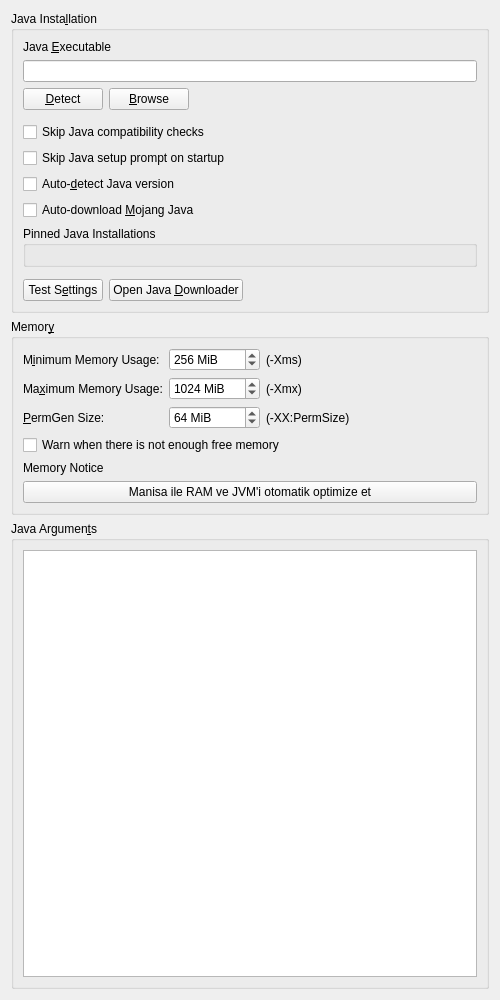
<?xml version="1.0" encoding="UTF-8"?>
<ui version="4.0">
 <class>JavaSettingsWidget</class>
 <widget class="QWidget" name="JavaSettingsWidget">
  <property name="geometry">
   <rect>
    <x>0</x>
    <y>0</y>
    <width>500</width>
    <height>1000</height>
   </rect>
  </property>
  <property name="windowTitle">
   <string>Form</string>
  </property>
  <layout class="QVBoxLayout" name="verticalLayout" stretch="0,0,1">
   <item>
    <widget class="QGroupBox" name="javaInstallationGroupBox">
     <property name="enabled">
      <bool>true</bool>
     </property>
     <property name="title">
      <string>Java Insta&amp;llation</string>
     </property>
     <property name="checkable">
      <bool>false</bool>
     </property>
     <property name="checked">
      <bool>false</bool>
     </property>
     <layout class="QGridLayout" name="gridLayout_2">
      <item row="7" column="0">
       <widget class="QCheckBox" name="autodetectJavaCheckBox">
        <property name="text">
         <string>Auto-&amp;detect Java version</string>
        </property>
       </widget>
      </item>
      <item row="2" column="0">
       <layout class="QHBoxLayout" name="horizontalLayout">
        <item>
         <widget class="QPushButton" name="javaDetectBtn">
          <property name="text">
           <string>&amp;Detect</string>
          </property>
         </widget>
        </item>
        <item>
         <widget class="QPushButton" name="javaBrowseBtn">
          <property name="text">
           <string>&amp;Browse</string>
          </property>
         </widget>
        </item>
        <item>
         <spacer name="horizontalSpacer">
          <property name="orientation">
           <enum>Qt::Orientation::Horizontal</enum>
          </property>
          <property name="sizeHint" stdset="0">
           <size>
            <width>40</width>
            <height>20</height>
           </size>
          </property>
         </spacer>
        </item>
       </layout>
      </item>
      <item row="11" column="0">
       <layout class="QHBoxLayout" name="horizontalLayout_4">
        <item>
         <widget class="QPushButton" name="javaTestBtn">
          <property name="text">
           <string>Test S&amp;ettings</string>
          </property>
         </widget>
        </item>
        <item>
         <widget class="QPushButton" name="javaDownloadBtn">
          <property name="text">
           <string>Open Java &amp;Downloader</string>
          </property>
         </widget>
        </item>
        <item>
         <spacer name="horizontalSpacer_7">
          <property name="orientation">
           <enum>Qt::Orientation::Horizontal</enum>
          </property>
          <property name="sizeHint" stdset="0">
           <size>
            <width>0</width>
            <height>0</height>
           </size>
          </property>
         </spacer>
        </item>
       </layout>
      </item>
      <item row="10" column="0">
       <spacer name="verticalSpacer_4">
        <property name="orientation">
         <enum>Qt::Orientation::Vertical</enum>
        </property>
        <property name="sizeType">
         <enum>QSizePolicy::Policy::Fixed</enum>
        </property>
        <property name="sizeHint" stdset="0">
         <size>
          <width>0</width>
          <height>6</height>
         </size>
        </property>
       </spacer>
      </item>
      <item row="8" column="0">
       <widget class="QCheckBox" name="autodownloadJavaCheckBox">
        <property name="toolTip">
         <string>Automatically downloads and selects the Java build recommended by Mojang.</string>
        </property>
        <property name="text">
         <string>Auto-download &amp;Mojang Java</string>
        </property>
       </widget>
      </item>
      <item row="4" column="0">
       <widget class="QCheckBox" name="skipCompatibilityCheckBox">
        <property name="toolTip">
         <string>If enabled, the launcher will not check if an instance is compatible with the selected Java version.</string>
        </property>
        <property name="text">
         <string>Skip Java compatibility checks</string>
        </property>
       </widget>
      </item>
      <item row="1" column="0">
       <widget class="QLineEdit" name="javaPathTextBox"/>
      </item>
      <item row="0" column="0">
       <widget class="QLabel" name="label_4">
        <property name="text">
         <string>Java &amp;Executable</string>
        </property>
        <property name="buddy">
         <cstring>javaPathTextBox</cstring>
        </property>
       </widget>
      </item>
      <item row="5" column="0">
       <widget class="QCheckBox" name="skipWizardCheckBox">
        <property name="toolTip">
         <string>If enabled, the launcher won't prompt you to choose a Java version if one is not found on startup.</string>
        </property>
        <property name="text">
         <string>Skip Java setup prompt on startup</string>
        </property>
       </widget>
      </item>
      <item row="3" column="0">
       <spacer name="verticalSpacer_5">
        <property name="orientation">
         <enum>Qt::Orientation::Vertical</enum>
        </property>
        <property name="sizeType">
         <enum>QSizePolicy::Policy::Fixed</enum>
        </property>
        <property name="sizeHint" stdset="0">
         <size>
          <width>0</width>
          <height>6</height>
         </size>
        </property>
       </spacer>
      </item>
      <item row="9" column="0">
       <widget class="QGroupBox" name="pinnedJavaGroupBox">
        <property name="toolTip">
         <string>Pin specific Java installations to a major version. When the launcher picks Java for an instance automatically, a pinned installation matching the required version is used before anything else gets detected or downloaded.</string>
        </property>
        <property name="title">
         <string>Pinned Java Installations</string>
        </property>
        <layout class="QGridLayout" name="pinnedJavaGridLayout">
        </layout>
       </widget>
      </item>
     </layout>
    </widget>
   </item>
   <item>
    <widget class="QGroupBox" name="memoryGroupBox">
     <property name="enabled">
      <bool>true</bool>
     </property>
     <property name="title">
      <string>Memor&amp;y</string>
     </property>
     <property name="checkable">
      <bool>false</bool>
     </property>
     <property name="checked">
      <bool>false</bool>
     </property>
     <layout class="QVBoxLayout" name="verticalLayout_2">
      <item>
       <layout class="QFormLayout" name="formLayout">
        <property name="labelAlignment">
         <set>Qt::AlignmentFlag::AlignLeading|Qt::AlignmentFlag::AlignLeft|Qt::AlignmentFlag::AlignVCenter</set>
        </property>
        <item row="0" column="0">
         <widget class="QLabel" name="labelMinMem">
          <property name="text">
           <string>M&amp;inimum Memory Usage:</string>
          </property>
          <property name="buddy">
           <cstring>minMemSpinBox</cstring>
          </property>
         </widget>
        </item>
        <item row="0" column="1">
         <layout class="QHBoxLayout" name="horizontalLayout_3">
          <item>
           <widget class="QSpinBox" name="minMemSpinBox">
            <property name="sizePolicy">
             <sizepolicy hsizetype="Maximum" vsizetype="Fixed">
              <horstretch>0</horstretch>
              <verstretch>0</verstretch>
             </sizepolicy>
            </property>
            <property name="toolTip">
             <string>The amount of memory Minecraft is started with.</string>
            </property>
            <property name="suffix">
             <string notr="true"> MiB</string>
            </property>
            <property name="minimum">
             <number>8</number>
            </property>
            <property name="maximum">
             <number>1048576</number>
            </property>
            <property name="singleStep">
             <number>128</number>
            </property>
            <property name="value">
             <number>256</number>
            </property>
           </widget>
          </item>
          <item>
           <widget class="QLabel" name="label">
            <property name="text">
             <string>(-Xms)</string>
            </property>
           </widget>
          </item>
         </layout>
        </item>
        <item row="1" column="0">
         <widget class="QLabel" name="labelMaxMem">
          <property name="text">
           <string>Ma&amp;ximum Memory Usage:</string>
          </property>
          <property name="buddy">
           <cstring>maxMemSpinBox</cstring>
          </property>
         </widget>
        </item>
        <item row="1" column="1">
         <layout class="QHBoxLayout" name="horizontalLayout_5">
          <item>
           <widget class="QSpinBox" name="maxMemSpinBox">
            <property name="sizePolicy">
             <sizepolicy hsizetype="Maximum" vsizetype="Fixed">
              <horstretch>0</horstretch>
              <verstretch>0</verstretch>
             </sizepolicy>
            </property>
            <property name="toolTip">
             <string>The maximum amount of memory Minecraft is allowed to use.</string>
            </property>
            <property name="suffix">
             <string notr="true"> MiB</string>
            </property>
            <property name="minimum">
             <number>8</number>
            </property>
            <property name="maximum">
             <number>1048576</number>
            </property>
            <property name="singleStep">
             <number>128</number>
            </property>
            <property name="value">
             <number>1024</number>
            </property>
           </widget>
          </item>
          <item>
           <widget class="QLabel" name="label_2">
            <property name="text">
             <string>(-Xmx)</string>
            </property>
           </widget>
          </item>
         </layout>
        </item>
        <item row="2" column="0">
         <widget class="QLabel" name="label_11">
          <property name="text">
           <string>&amp;PermGen Size:</string>
          </property>
          <property name="buddy">
           <cstring>permGenSpinBox</cstring>
          </property>
         </widget>
        </item>
        <item row="2" column="1">
         <layout class="QHBoxLayout" name="horizontalLayout_6">
          <item>
           <widget class="QSpinBox" name="permGenSpinBox">
            <property name="sizePolicy">
             <sizepolicy hsizetype="Maximum" vsizetype="Fixed">
              <horstretch>0</horstretch>
              <verstretch>0</verstretch>
             </sizepolicy>
            </property>
            <property name="toolTip">
             <string>The amount of memory available to store loaded Java classes.</string>
            </property>
            <property name="suffix">
             <string notr="true"> MiB</string>
            </property>
            <property name="minimum">
             <number>4</number>
            </property>
            <property name="maximum">
             <number>1048576</number>
            </property>
            <property name="singleStep">
             <number>8</number>
            </property>
            <property name="value">
             <number>64</number>
            </property>
           </widget>
          </item>
          <item>
           <widget class="QLabel" name="label_3">
            <property name="text">
             <string>(-XX:PermSize)</string>
            </property>
           </widget>
          </item>
         </layout>
        </item>
       </layout>
      </item>
      <item>
       <widget class="QCheckBox" name="lowMemWarningCheckBox">
        <property name="text">
         <string>Warn when there is not enough free memory</string>
        </property>
       </widget>
      </item>
      <item>
       <widget class="QLabel" name="labelMaxMemNotice">
        <property name="text">
         <string>Memory Notice</string>
        </property>
       </widget>
      </item>
      <item>
       <widget class="QPushButton" name="manisaOptimizeButton">
        <property name="text">
         <string>Manisa ile RAM ve JVM'i otomatik optimize et</string>
        </property>
        <property name="toolTip">
         <string>Bilgisayarın toplam RAM değerine göre güvenli Minecraft RAM ve JVM ayarlarını üretir.</string>
        </property>
       </widget>
      </item>
     </layout>
    </widget>
   </item>
   <item>
    <widget class="QGroupBox" name="javaArgumentsGroupBox">
     <property name="enabled">
      <bool>true</bool>
     </property>
     <property name="title">
      <string>Java Argumen&amp;ts</string>
     </property>
     <property name="checkable">
      <bool>false</bool>
     </property>
     <property name="checked">
      <bool>false</bool>
     </property>
     <layout class="QGridLayout" name="gridLayout_6">
      <item row="1" column="1">
       <widget class="QPlainTextEdit" name="jvmArgsTextBox"/>
      </item>
     </layout>
    </widget>
   </item>
  </layout>
 </widget>
 <tabstops>
  <tabstop>javaPathTextBox</tabstop>
  <tabstop>javaDetectBtn</tabstop>
  <tabstop>javaBrowseBtn</tabstop>
  <tabstop>skipCompatibilityCheckBox</tabstop>
  <tabstop>skipWizardCheckBox</tabstop>
  <tabstop>autodetectJavaCheckBox</tabstop>
  <tabstop>autodownloadJavaCheckBox</tabstop>
  <tabstop>javaTestBtn</tabstop>
  <tabstop>javaDownloadBtn</tabstop>
  <tabstop>minMemSpinBox</tabstop>
  <tabstop>maxMemSpinBox</tabstop>
  <tabstop>permGenSpinBox</tabstop>
  <tabstop>lowMemWarningCheckBox</tabstop>
  <tabstop>jvmArgsTextBox</tabstop>
 </tabstops>
 <resources/>
 <connections/>
</ui>
